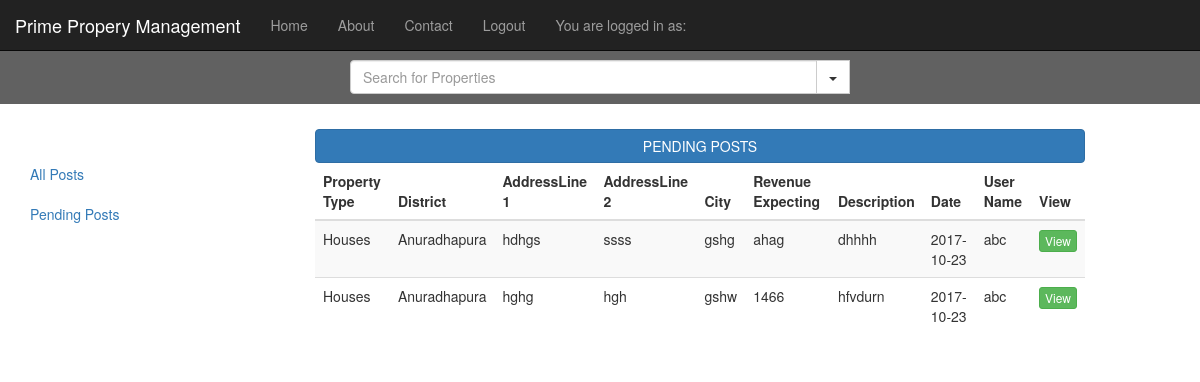
The app's page /index.php/property/loadAllPendingPosts, older data.
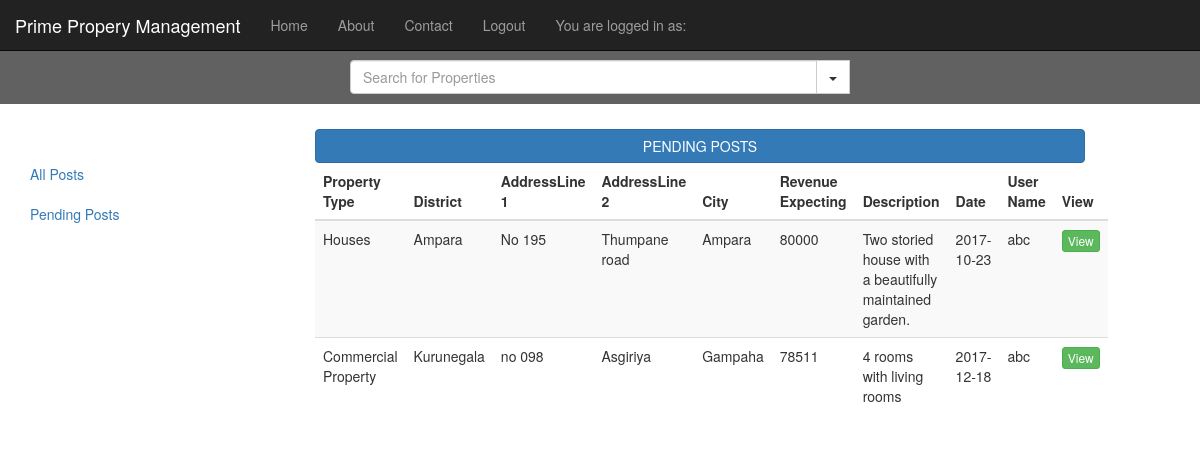
The same page, newer data.
### tables this page shows
CREATE TABLE `property` (
  `idproperty` int(11) NOT NULL,
  `propertyType` varchar(45) DEFAULT NULL,
  `district` varchar(45) DEFAULT NULL,
  `addressLine1` varchar(45) DEFAULT NULL,
  `addressLine2` varchar(45) DEFAULT NULL,
  `city` varchar(45) DEFAULT NULL,
  `revenue` varchar(45) DEFAULT NULL,
  `description` varchar(250) DEFAULT NULL,
  `imgName` varchar(45) DEFAULT NULL,
  `Date` date DEFAULT NULL,
  `postState` varchar(25) NOT NULL DEFAULT 'PENDING',
  `Users_username` varchar(25) NOT NULL,
  `curTime` time DEFAULT NULL
);

### application/controllers/Property.php (called while the page is built, shortened)
<?php
class Property extends CI_Controller {
	public function __construct(){
		$this->load->model('Property_model');
		$this->load->helper('url');
		$this->load->library('pagination');
		$this->load->library('session');
	}
	public function loadAllPendingPosts() {
		$query = $this->Property_model->getAllPendingProperty();
		$data['PPROPERTIES'] = null;
		if($query){
			$data['PPROPERTIES'] = $query;
		}
		$this->load->view('basicAdmin');
		$this->load->view('pendingPosts',$data);
	}
}

### index.php (called while the page is built, shortened)
<?php
require_once BASEPATH.'core/CodeIgniter.php';

### application/models/Property_model.php (called while the page is built, shortened)
<?php
	class Property_model extends CI_model {
		public function getAllPendingProperty(){
			$this->db->select('*');
			$this->db->from('property');
			$this->db->where('postState',"PENDING");
			$query = $this->db->get();
			return $query->result();
		}
	}
?>

### application/views/pendingPosts.php (the view, shortened to what this page needs)
<div class="col-md-1">
</div>
<div class="col-md-8">
     <?php
     if($PPROPERTIES != null) { ?>
         <button type="button" class="btn btn-primary col-sm-12"
                 data-toggle="collapse" data-target="#proposal" style="margin-top:25px;"> PENDING POSTS </button>
    <table class="table table-striped" style="margin-top:10px;">
    <thead>
      <tr>
        <th>Property Type</th>
        <th>District</th>
        <th>AddressLine 1</th>
        <th>AddressLine 2</th>
        <th>City</th>
        <th>Revenue Expecting</th>
       	<th>Description </th>
       	<th>Date </th>
        <th>User Name </th>
       	<th>View </th>
      </tr>
    </thead>
    <tbody>
      <?php foreach($PPROPERTIES as $value1) {?>
        <tr><td><?=$value1->propertyType;?></td>
        <td><?=$value1->district;?></td>
        <td><?=$value1->addressLine1;?></td>
        <td><?=$value1->addressLine2;?></td>
        <td><?=$value1->city;?></td>
        <td><?=$value1->revenue;?></td>
        <td><?=$value1->description;?></td>
        <td><?=$value1->Date;?></td>
        <td><?=$value1->Users_username;?> </td>
        <td><a href="<?php echo site_url('Property/loadPropertyForReview/'.$value1->idproperty);?>" type="button" class="btn btn-success btn-xs">View</a></td>
        </tr>
        <?php }?>
      </tbody>
      </table>
     <?php } ?>
</div>
<div class="col-md-1">
</div>
</div>
</div>
</body>
</html>

Row changes from the older to the newer data that the page shows:
no longer on this page (row edited): property: propertyType "Houses", district "Anuradhapura", addressLine1 "hdhgs", addressLine2 "ssss", city "gshg", revenue "ahag", description "dhhhh", Date "2017-10-23", Users_username "abc"
no longer on this page (row edited): property: propertyType "Houses", district "Anuradhapura", addressLine1 "hghg", addressLine2 "hgh", city "gshw", revenue "1466", description "hfvdurn", Date "2017-10-23", Users_username "abc"
now on this page (row edited): property: propertyType "Houses", district "Ampara", addressLine1 "No 195", addressLine2 "Thumpane road", city "Ampara", revenue "80000", description "Two storied house with a beautifully maintained garden.", Date "2017-10-23", Users_username "abc"
added property: propertyType "Commercial Property", district "Kurunegala", addressLine1 "no 098", addressLine2 "Asgiriya", city "Gampaha", revenue "78511", description "4 rooms with living rooms", Date "2017-12-18", Users_username "abc"
